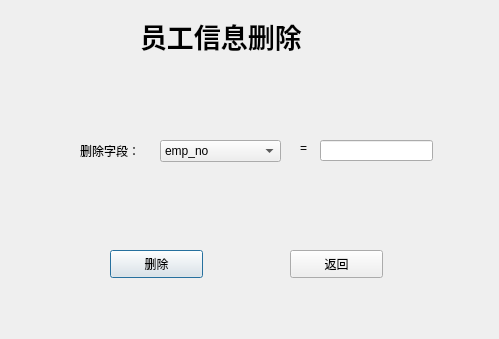
<?xml version="1.0" encoding="UTF-8"?>
<ui version="4.0">
 <class>PersonnelDel</class>
 <widget class="QDialog" name="PersonnelDel">
  <property name="geometry">
   <rect>
    <x>0</x>
    <y>0</y>
    <width>499</width>
    <height>339</height>
   </rect>
  </property>
  <property name="windowTitle">
   <string>员工信息删除</string>
  </property>
  <widget class="QLabel" name="label">
   <property name="geometry">
    <rect>
     <x>140</x>
     <y>10</y>
     <width>231</width>
     <height>51</height>
    </rect>
   </property>
   <property name="font">
    <font>
     <pointsize>20</pointsize>
     <weight>75</weight>
     <bold>true</bold>
    </font>
   </property>
   <property name="text">
    <string>员工信息删除</string>
   </property>
  </widget>
  <widget class="QLabel" name="label_2">
   <property name="geometry">
    <rect>
     <x>80</x>
     <y>140</y>
     <width>72</width>
     <height>21</height>
    </rect>
   </property>
   <property name="text">
    <string>删除字段：</string>
   </property>
  </widget>
  <widget class="QLabel" name="label_3">
   <property name="geometry">
    <rect>
     <x>300</x>
     <y>140</y>
     <width>21</width>
     <height>16</height>
    </rect>
   </property>
   <property name="text">
    <string>=</string>
   </property>
  </widget>
  <widget class="QPushButton" name="pushButton">
   <property name="geometry">
    <rect>
     <x>110</x>
     <y>250</y>
     <width>93</width>
     <height>28</height>
    </rect>
   </property>
   <property name="text">
    <string>删除</string>
   </property>
  </widget>
  <widget class="QPushButton" name="pushButton_2">
   <property name="geometry">
    <rect>
     <x>290</x>
     <y>250</y>
     <width>93</width>
     <height>28</height>
    </rect>
   </property>
   <property name="text">
    <string>返回</string>
   </property>
  </widget>
  <widget class="QComboBox" name="comboBox">
   <property name="geometry">
    <rect>
     <x>160</x>
     <y>140</y>
     <width>121</width>
     <height>22</height>
    </rect>
   </property>
   <item>
    <property name="text">
     <string>emp_no</string>
    </property>
   </item>
   <item>
    <property name="text">
     <string>emp_name</string>
    </property>
   </item>
   <item>
    <property name="text">
     <string>emp_dept_id</string>
    </property>
   </item>
   <item>
    <property name="text">
     <string>emp_id</string>
    </property>
   </item>
  </widget>
  <widget class="QLineEdit" name="a">
   <property name="geometry">
    <rect>
     <x>320</x>
     <y>140</y>
     <width>113</width>
     <height>21</height>
    </rect>
   </property>
  </widget>
 </widget>
 <resources/>
 <connections/>
</ui>
